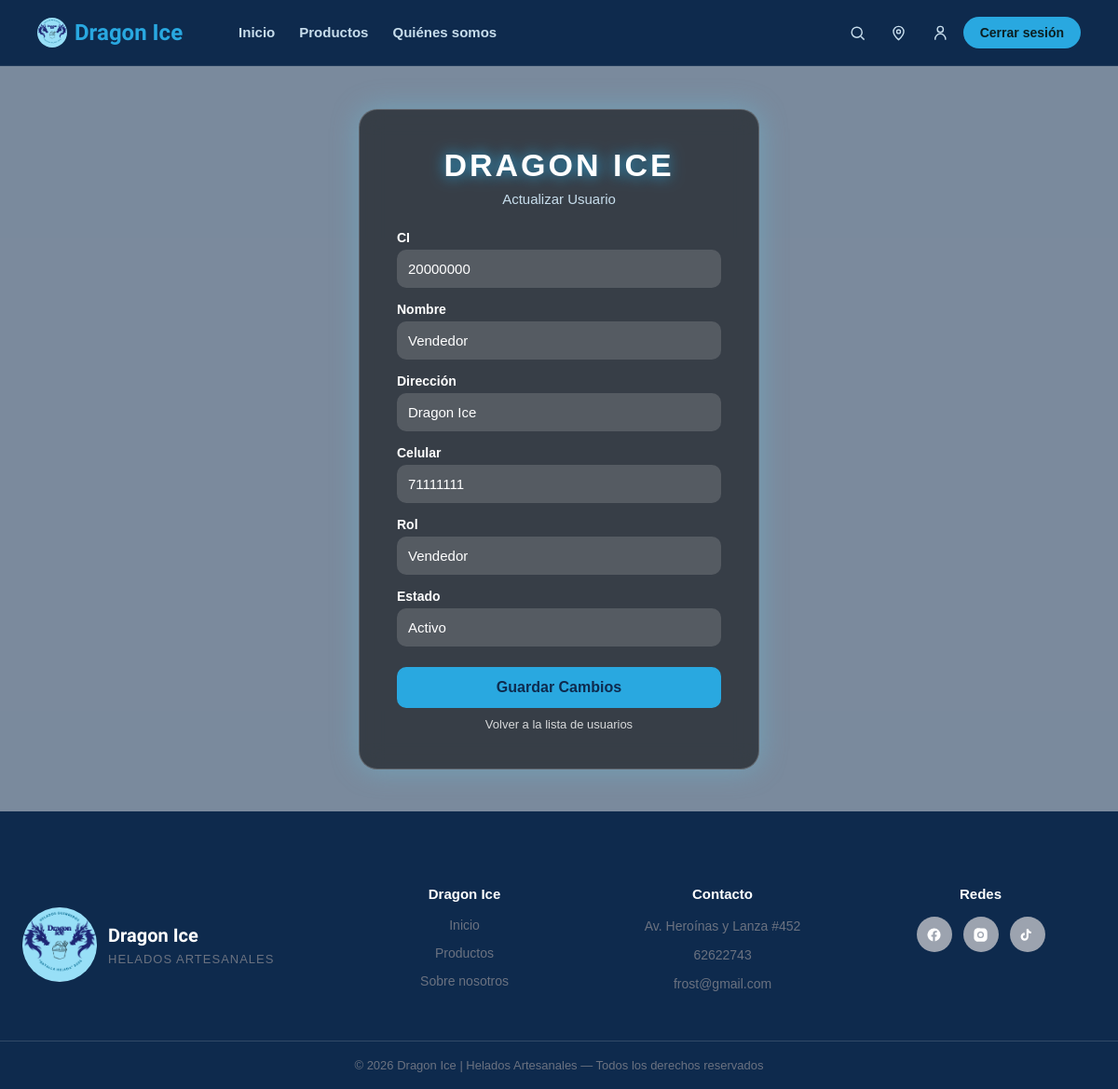
/usuario/updateusuario.php?ci=20000000 (signed in), run on the app's committed database.
### tables this page shows
CREATE TABLE usuario (
    ci INT NOT NULL,
    nombre VARCHAR(45) NOT NULL,
    direccion VARCHAR(100) NOT NULL,
    celular VARCHAR(20) NOT NULL,
    rol ENUM('Administrador','Vendedor') NOT NULL,
    estado ENUM('Activo','Bloqueado') NOT NULL DEFAULT 'Activo',
    PRIMARY KEY (ci)
);

### usuario/updateusuario.php (the view, shortened to what this page needs)
<?php
include("../conexion.php");
$ci = isset($_GET['ci']) ? $_GET['ci'] : 0;
$resultado = $conexion->query("SELECT * FROM usuario WHERE ci='$ci'");
$fila = $resultado->fetch_assoc();
$nombre = $fila['nombre'];
$direccionUsuario = $fila['direccion'];
$celular = $fila['celular'];
$rol = $fila['rol'];
$estado = $fila['estado'];
?>
<!DOCTYPE html>
<html lang="es">
<head>
</head>
<body>
<?php include("../menu.php"); ?>
<section class="auth-section">
    <video autoplay muted loop>
        <source src="../helado1.mp4" type="video/mp4">
    </video>
    <div class="overlay"></div>
    <main>
        <div class="form-box">
            <h1>DRAGON ICE</h1>
            <p class="subtitulo">Actualizar Usuario</p>
            <form id="formulario" action="updateusuario2.php" method="POST">
                 <label>CI</label>
                 <input type="number" name="ci" id="ci" value="<?php echo $ci; ?>" readonly>
                 <label>Nombre</label>
                 <input type="text" name="nombre" id="nombre" value="<?php echo $nombre; ?>">
                 <label>Dirección</label>
                 <input type="text" name="direccion" id="direccion" value="<?php echo $direccionUsuario; ?>">
                 <label>Celular</label>
                 <input type="number" name="celular" id="celular" value="<?php echo $celular; ?>">
                 <label>Rol</label>
                 <input type="text" name="rol" id="rol" value="<?php echo $rol; ?>">
                 <label>Estado</label>
                 <input type="text" name="estado" id="estado" value="<?php echo $estado; ?>">
                 <input type="submit" value="Guardar Cambios">
            </form>
            <a href="read.all.usuario.php" class="volver">Volver a la lista de usuarios</a>
        </div>
    </main>
</section>
<?php include("../paginaprincipal/piedepagina.php"); ?>
</body>
</html>

### usuario/updateusuario.php (style rules this page uses)
:root { --azul-oscuro:#0e2a4d; --celeste:#63d4f2; --menta:#7be0c4; --texto-suave:#d9f6ff; }
* { margin: 0; padding: 0; box-sizing: border-box; font-family: Arial, Helvetica, sans-serif; }
.auth-section { position:relative; width:100%; min-height:100vh; overflow:hidden; }
.auth-section video { position:absolute; top:50%; left:50%; transform:translate(-50%,-50%); width:100%; height:100%; object-fit:cover; z-index:0; }
.auth-section .overlay { position:absolute; inset:0; background:rgba(14,42,77,0.55); z-index:1; }
.auth-section main { position:relative; z-index:2; min-height:100vh; display:flex; justify-content:center; align-items:center; padding:40px 20px; }
.form-box { width:100%; max-width:430px; padding:40px; background:rgba(0,0,0,0.55); backdrop-filter:blur(12px); border-radius:20px; border:1px solid rgba(255,255,255,0.2); box-shadow:0 0 30px rgba(99,212,242,0.35); text-align:center; }
.form-box h1 { color:white; font-size:34px; letter-spacing:3px; margin-bottom:8px; text-shadow:0 0 15px var(--celeste); }
.form-box .subtitulo { color:var(--texto-suave); margin-bottom:25px; font-size:15px; }
.form-box form { text-align:left; }
.form-box label { display:block; text-align:left; color:white; margin-bottom:5px; margin-top:15px; font-weight:bold; font-size:14px; }
.form-box input, .form-box select { width:100%; padding:12px; border:none; border-radius:10px; outline:none; background:rgba(255,255,255,0.15); color:white; font-size:15px; }
.form-box input::placeholder { color:rgba(255,255,255,0.65); }
.form-box input[type="submit"], .form-box button[type="submit"] { width:100%; margin-top:22px; padding:13px; border:none; border-radius:10px; background:var(--celeste); color:var(--azul-oscuro); font-size:16px; font-weight:bold; cursor:pointer; transition:0.3s; }
.form-box .volver { display:block; margin-top:10px; color:white; font-size:13px; opacity:0.8; text-decoration:none; text-align:center; }

### menu.php (style rules this page uses)
:root { --fondo-1:#0b1f22; --fondo-2:#123338; --fondo-3:#1b4a52; --celeste:#63d4f2; --menta:#7be0c4; --blanco:#ffffff; --texto-suave:#c7ddec; }
* { margin:0; padding:0; box-sizing:border-box; font-family:Arial, Helvetica, sans-serif; }

### paginaprincipal/piedepagina.php (style rules this page uses)
:root { --azul-oscuro:#0e2a4d; --celeste:#29a8e0; --gris-texto:#6b7280; --gris-titulo:#374151; --gris-borde:#e5e7eb; }

### data on the page
usuario: nombre "Vendedor", direccion "Dragon Ice", celular "71111111", rol "Vendedor", estado "Activo"
